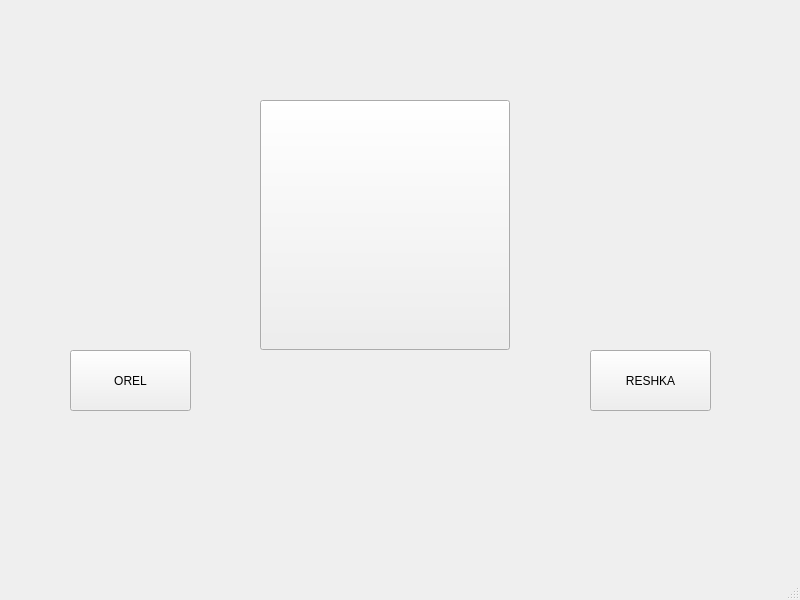
<?xml version="1.0" encoding="UTF-8"?>
<ui version="4.0">
 <class>MainWindow</class>
 <widget class="QMainWindow" name="MainWindow">
  <property name="geometry">
   <rect>
    <x>0</x>
    <y>0</y>
    <width>800</width>
    <height>600</height>
   </rect>
  </property>
  <property name="windowTitle">
   <string>MainWindow</string>
  </property>
  <widget class="QWidget" name="centralwidget">
   <widget class="QPushButton" name="orel">
    <property name="geometry">
     <rect>
      <x>70</x>
      <y>350</y>
      <width>121</width>
      <height>61</height>
     </rect>
    </property>
    <property name="text">
     <string>OREL</string>
    </property>
   </widget>
   <widget class="QPushButton" name="res">
    <property name="geometry">
     <rect>
      <x>590</x>
      <y>350</y>
      <width>121</width>
      <height>61</height>
     </rect>
    </property>
    <property name="text">
     <string>RESHKA</string>
    </property>
   </widget>
   <widget class="QLabel" name="resul">
    <property name="geometry">
     <rect>
      <x>260</x>
      <y>10</y>
      <width>241</width>
      <height>50</height>
     </rect>
    </property>
    <property name="text">
     <string/>
    </property>
   </widget>
   <widget class="QPushButton" name="noth">
    <property name="geometry">
     <rect>
      <x>260</x>
      <y>100</y>
      <width>250</width>
      <height>250</height>
     </rect>
    </property>
    <property name="text">
     <string/>
    </property>
    <property name="icon">
     <iconset>
      <normaloff>images/c1.png</normaloff>images/c1.png</iconset>
    </property>
    <property name="iconSize">
     <size>
      <width>250</width>
      <height>250</height>
     </size>
    </property>
   </widget>
   <widget class="QLabel" name="label_Coin">
    <property name="geometry">
     <rect>
      <x>260</x>
      <y>100</y>
      <width>251</width>
      <height>251</height>
     </rect>
    </property>
    <property name="text">
     <string/>
    </property>
   </widget>
  </widget>
  <widget class="QMenuBar" name="menubar">
   <property name="geometry">
    <rect>
     <x>0</x>
     <y>0</y>
     <width>800</width>
     <height>25</height>
    </rect>
   </property>
  </widget>
  <widget class="QStatusBar" name="statusbar"/>
 </widget>
 <resources/>
 <connections/>
</ui>
